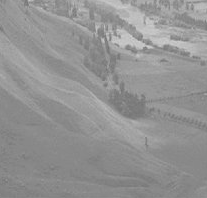
#> input picture PDI/Aula 2025 Histogramas/wiki.png, 207 x 198 px
$ python 'ccf 394 2025 AUla 2 cod 2 Equalização de Histogramas.py'
#> lines starting #> are read from the running program, lines starting #| are printed output that depends on the picture
import cv2
import matplotlib.pyplot as plt
import numpy as np
#Para exibir uma única imagem:
#showImages([img1], ["Título 1"], size=(10,10), grid=(1,1))

#Para exibir duas imagens lado a lado:
#showImages([img1, img2], ["Título 1", "Título 2"], size=(10,10), grid=(1,2))

#Para exibir quatro imagens em uma grade 2x2:
#showImages([img1, img2, img3, img4], ["Título 1", "Título 2", "Título 3", "Título 4"], size=(10,10), grid=(2,2))

def showImages(imgsArray, titlesArray, size, grid=(1,1)):
    y, x = grid
    fig, axes = plt.subplots(y, x, figsize=size)
    axes = axes.ravel() if isinstance(axes, np.ndarray) else np.array([axes])

    if len(imgsArray) != len(titlesArray):
        print("ERRO: O número de imagens e títulos deve ser o mesmo!")
        return

    for idx, (img, title) in enumerate(zip(imgsArray, titlesArray)):
        if len(img.shape) == 2:  # A imagem é tons de cinza
            axes[idx].imshow(img, cmap='gray')
        else:  # A imagem é RGB
            axes[idx].imshow(img)
        axes[idx].set_title(title, fontdict={'fontsize': 18, 'fontweight': 'medium'}, pad=10)
        if len(title) == 0:
            axes[idx].axis('off')

    plt.tight_layout()  # ajusta automaticamente o layout para evitar sobreposição
    plt.show()

# Carrega a imagem em escala de cinza
image = cv2.imread('wiki.png', 0)
#> image is the input picture: shape (198, 207); min 114, max 208, mean 147

# Realiza a equalização do histograma
equ = cv2.equalizeHist(image)
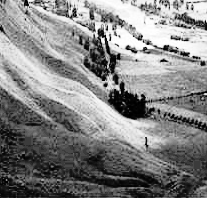
#> equ: shape (198, 207); min 0, max 255, mean 131

# Exiba as imagens antes e depois da equalização do histograma
showImages([image, equ], ['Original', 'Imagem Equalizado'], size=(7,4), grid=(1,2))
#> the loop in showImages, `for idx, (img, title) in enumerate(zip(imgsArray, titlesArray)):` made 2 passes
#> title on passes 1 to 2: 'Original', 'Imagem Equalizado'
#> in showImages, `plt.show()`:
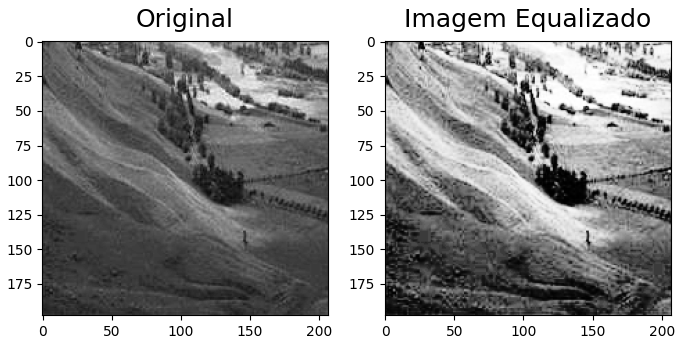
#> figure drawn by matplotlib, 2 panels
# Calcule o histograma da imagem original e da imagem equalizada
hist_image = cv2.calcHist([image], [0], None, [256], [0, 256])
#> hist_image = 256 values, max 2463 at index 136, min 0 at index 0, mean 160.1
hist_equ = cv2.calcHist([equ], [0], None, [256], [0, 256])
#> hist_equ = 256 values, max 2463 at index 59, min 0 at index 6, mean 160.1

# Exiba os histogramas
plt.figure()
plt.title('Histogramas')
plt.xlabel('Intensidade de cor')
plt.ylabel('Número de pixels')

# Plotando cada histograma
plt.plot(hist_image, color='b', label='Original')
plt.plot(hist_equ, color='r', label='Equalizado')

plt.legend()
plt.xlim([0, 256])
plt.show()
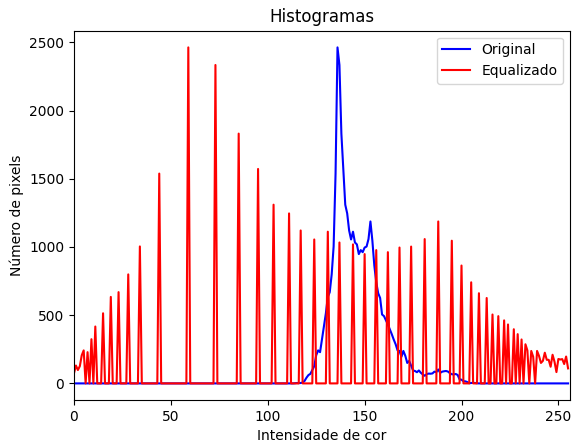
#> figure drawn by matplotlib, 1 panel; curve peaks at x = 136, y = 2463; curve peaks at x = 59, y = 2463
